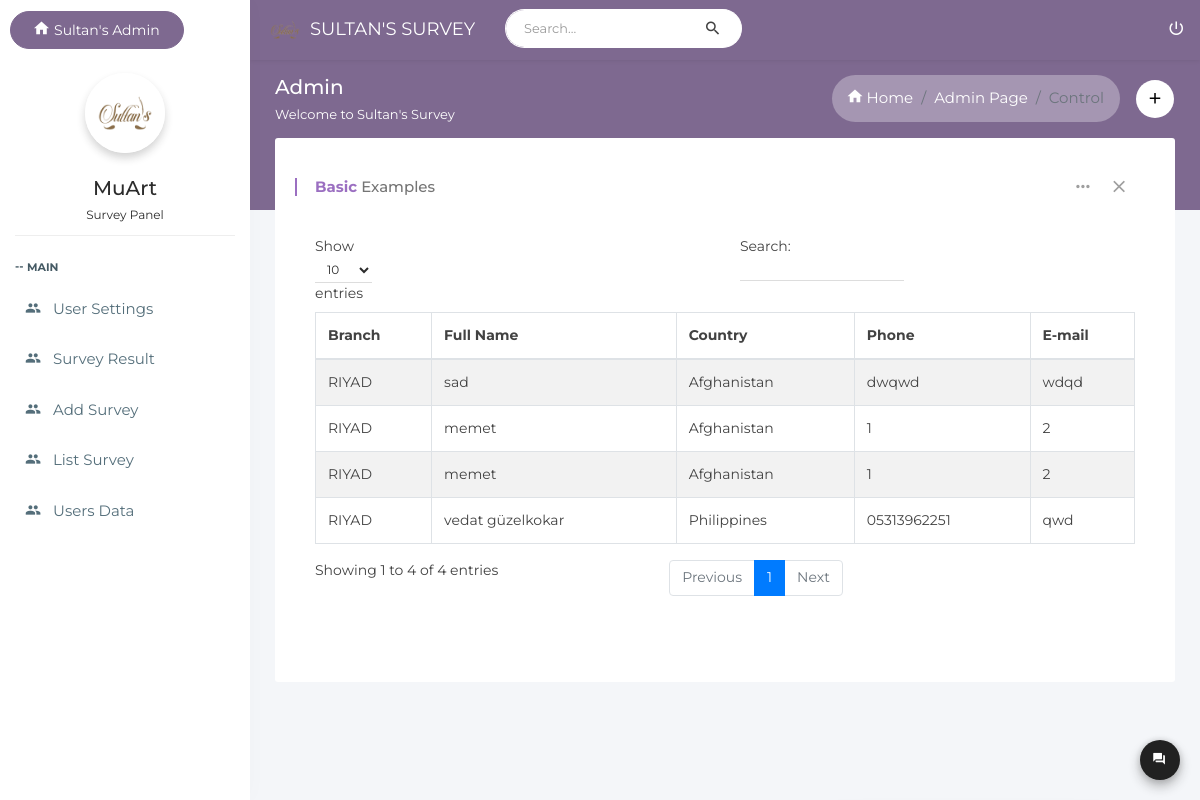
The app's page /admin/anket-kullanici-bilgileri.php (signed in) with its own data.
### tables this page shows
CREATE TABLE `anket_sonuc` (
  `anket_yesorno_id` int(11) NOT NULL,
  `anket_yesorno_branch` varchar(250) NOT NULL,
  `anket_yesorno_fullname` varchar(500) NOT NULL,
  `anket_yesorno_country` varchar(500) NOT NULL,
  `anket_yesorno_telno` varchar(500) NOT NULL,
  `anket_yesorno_email` varchar(500) NOT NULL
);

### utils/anketKullanici.php (the view, shortened to what this page needs)
<?php
	include_once '../settings/init.php';
	function renderUserData()
	{
		global $db;
		$sql = 'SELECT * FROM anket_sonuc';
		$result = $db->query($sql);
		$data = $result->fetchAll();
		renderTable($data);
	}
	function renderTable($data)
	{
		foreach ($data as $key) {
			?>
			<tr onclick="window.location.href = 'anket-sonuc-detay.php?anket_id=<?php echo $key['anket_yesorno_id']; ?>'" style="cursor: pointer;">
                                    <td><?php echo $key['anket_yesorno_branch']; ?></td>
                                    <td><?php echo $key['anket_yesorno_fullname']; ?></td>
                                    <td><?php echo $key['anket_yesorno_country']; ?></td>
                                    <td><?php echo $key['anket_yesorno_telno']; ?></td>
                                    <td><?php echo $key['anket_yesorno_email']; ?></td>
									</tr>
		<?php
		}
	}
			?>

### records on screen
anket_sonuc: anket_yesorno_branch "RIYAD", anket_yesorno_fullname "sad", anket_yesorno_country "Afghanistan", anket_yesorno_telno "dwqwd", anket_yesorno_email "wdqd"
anket_sonuc: anket_yesorno_branch "RIYAD", anket_yesorno_fullname "memet", anket_yesorno_country "Afghanistan", anket_yesorno_telno "1", anket_yesorno_email "2"
anket_sonuc: anket_yesorno_branch "RIYAD", anket_yesorno_fullname "memet", anket_yesorno_country "Afghanistan", anket_yesorno_telno "1", anket_yesorno_email "2"
anket_sonuc: anket_yesorno_branch "RIYAD", anket_yesorno_fullname "vedat güzelkokar", anket_yesorno_country "Philippines", anket_yesorno_telno "05313962251", anket_yesorno_email "qwd"
